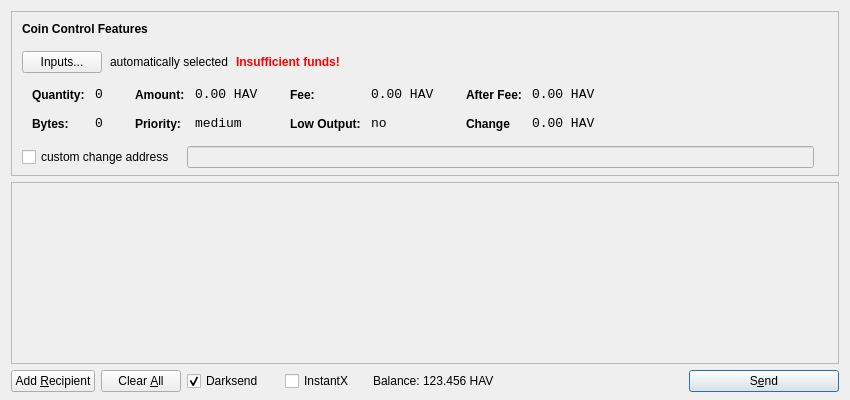
<?xml version="1.0" encoding="UTF-8"?>
<ui version="4.0">
 <class>SendCoinsDialog</class>
 <widget class="QDialog" name="SendCoinsDialog">
  <property name="geometry">
   <rect>
    <x>0</x>
    <y>0</y>
    <width>850</width>
    <height>400</height>
   </rect>
  </property>
  <property name="windowTitle">
   <string>Send Coins</string>
  </property>
  <layout class="QVBoxLayout" name="verticalLayout" stretch="0,1,0">
   <property name="bottomMargin">
    <number>8</number>
   </property>
   <item>
    <widget class="QFrame" name="frameCoinControl">
     <property name="sizePolicy">
      <sizepolicy hsizetype="Expanding" vsizetype="Expanding">
       <horstretch>0</horstretch>
       <verstretch>0</verstretch>
      </sizepolicy>
     </property>
     <property name="maximumSize">
      <size>
       <width>16777215</width>
       <height>16777215</height>
      </size>
     </property>
     <property name="frameShape">
      <enum>QFrame::StyledPanel</enum>
     </property>
     <property name="frameShadow">
      <enum>QFrame::Sunken</enum>
     </property>
     <layout class="QVBoxLayout" name="verticalLayoutCoinControl2">
      <property name="spacing">
       <number>-1</number>
      </property>
      <property name="leftMargin">
       <number>0</number>
      </property>
      <property name="topMargin">
       <number>0</number>
      </property>
      <property name="rightMargin">
       <number>0</number>
      </property>
      <property name="bottomMargin">
       <number>6</number>
      </property>
      <item>
       <layout class="QVBoxLayout" name="verticalLayoutCoinControl" stretch="0,0,0,0,1">
        <property name="spacing">
         <number>0</number>
        </property>
        <property name="leftMargin">
         <number>10</number>
        </property>
        <property name="topMargin">
         <number>10</number>
        </property>
        <item>
         <layout class="QHBoxLayout" name="horizontalLayoutCoinControl1">
          <property name="bottomMargin">
           <number>15</number>
          </property>
          <item>
           <widget class="QLabel" name="labelCoinControlFeatures">
            <property name="sizePolicy">
             <sizepolicy hsizetype="Preferred" vsizetype="Maximum">
              <horstretch>0</horstretch>
              <verstretch>0</verstretch>
             </sizepolicy>
            </property>
            <property name="font">
             <font>
              <weight>75</weight>
              <bold>true</bold>
             </font>
            </property>
            <property name="styleSheet">
             <string notr="true">font-weight:bold;</string>
            </property>
            <property name="text">
             <string>Coin Control Features</string>
            </property>
           </widget>
          </item>
         </layout>
        </item>
        <item>
         <layout class="QHBoxLayout" name="horizontalLayoutCoinControl2" stretch="0,0,0,0">
          <property name="spacing">
           <number>8</number>
          </property>
          <property name="bottomMargin">
           <number>10</number>
          </property>
          <item>
           <widget class="QPushButton" name="pushButtonCoinControl">
            <property name="styleSheet">
             <string notr="true"/>
            </property>
            <property name="text">
             <string>Inputs...</string>
            </property>
           </widget>
          </item>
          <item>
           <widget class="QLabel" name="labelCoinControlAutomaticallySelected">
            <property name="text">
             <string>automatically selected</string>
            </property>
            <property name="margin">
             <number>5</number>
            </property>
           </widget>
          </item>
          <item>
           <widget class="QLabel" name="labelCoinControlInsuffFunds">
            <property name="font">
             <font>
              <weight>75</weight>
              <bold>true</bold>
             </font>
            </property>
            <property name="styleSheet">
             <string notr="true">color:red;font-weight:bold;</string>
            </property>
            <property name="text">
             <string>Insufficient funds!</string>
            </property>
            <property name="margin">
             <number>5</number>
            </property>
           </widget>
          </item>
          <item>
           <spacer name="horizontalSpacerCoinControl">
            <property name="orientation">
             <enum>Qt::Horizontal</enum>
            </property>
            <property name="sizeHint" stdset="0">
             <size>
              <width>40</width>
              <height>1</height>
             </size>
            </property>
           </spacer>
          </item>
         </layout>
        </item>
        <item>
         <widget class="QWidget" name="widgetCoinControl" native="true">
          <property name="sizePolicy">
           <sizepolicy hsizetype="Preferred" vsizetype="Preferred">
            <horstretch>0</horstretch>
            <verstretch>0</verstretch>
           </sizepolicy>
          </property>
          <property name="minimumSize">
           <size>
            <width>0</width>
            <height>0</height>
           </size>
          </property>
          <property name="styleSheet">
           <string notr="true"/>
          </property>
          <layout class="QHBoxLayout" name="horizontalLayoutCoinControl5">
           <property name="margin">
            <number>0</number>
           </property>
           <item>
            <layout class="QHBoxLayout" name="horizontalLayoutCoinControl3" stretch="0,0,0,1">
             <property name="spacing">
              <number>20</number>
             </property>
             <property name="topMargin">
              <number>0</number>
             </property>
             <property name="bottomMargin">
              <number>10</number>
             </property>
             <item>
              <layout class="QFormLayout" name="formLayoutCoinControl1">
               <property name="horizontalSpacing">
                <number>10</number>
               </property>
               <property name="verticalSpacing">
                <number>14</number>
               </property>
               <property name="leftMargin">
                <number>10</number>
               </property>
               <property name="topMargin">
                <number>4</number>
               </property>
               <property name="rightMargin">
                <number>6</number>
               </property>
               <item row="0" column="0">
                <widget class="QLabel" name="labelCoinControlQuantityText">
                 <property name="styleSheet">
                  <string notr="true">font-weight:bold;</string>
                 </property>
                 <property name="text">
                  <string>Quantity:</string>
                 </property>
                 <property name="margin">
                  <number>0</number>
                 </property>
                </widget>
               </item>
               <item row="0" column="1">
                <widget class="QLabel" name="labelCoinControlQuantity">
                 <property name="font">
                  <font>
                   <family>Monospace</family>
                   <pointsize>10</pointsize>
                  </font>
                 </property>
                 <property name="cursor">
                  <cursorShape>IBeamCursor</cursorShape>
                 </property>
                 <property name="contextMenuPolicy">
                  <enum>Qt::ActionsContextMenu</enum>
                 </property>
                 <property name="text">
                  <string>0</string>
                 </property>
                 <property name="margin">
                  <number>0</number>
                 </property>
                 <property name="textInteractionFlags">
                  <set>Qt::LinksAccessibleByMouse|Qt::TextSelectableByKeyboard|Qt::TextSelectableByMouse</set>
                 </property>
                </widget>
               </item>
               <item row="1" column="0">
                <widget class="QLabel" name="labelCoinControlBytesText">
                 <property name="styleSheet">
                  <string notr="true">font-weight:bold;</string>
                 </property>
                 <property name="text">
                  <string>Bytes:</string>
                 </property>
                </widget>
               </item>
               <item row="1" column="1">
                <widget class="QLabel" name="labelCoinControlBytes">
                 <property name="font">
                  <font>
                   <family>Monospace</family>
                   <pointsize>10</pointsize>
                  </font>
                 </property>
                 <property name="cursor">
                  <cursorShape>IBeamCursor</cursorShape>
                 </property>
                 <property name="contextMenuPolicy">
                  <enum>Qt::ActionsContextMenu</enum>
                 </property>
                 <property name="text">
                  <string>0</string>
                 </property>
                 <property name="textInteractionFlags">
                  <set>Qt::LinksAccessibleByMouse|Qt::TextSelectableByKeyboard|Qt::TextSelectableByMouse</set>
                 </property>
                </widget>
               </item>
              </layout>
             </item>
             <item>
              <layout class="QFormLayout" name="formLayoutCoinControl2">
               <property name="horizontalSpacing">
                <number>10</number>
               </property>
               <property name="verticalSpacing">
                <number>14</number>
               </property>
               <property name="leftMargin">
                <number>6</number>
               </property>
               <property name="topMargin">
                <number>4</number>
               </property>
               <property name="rightMargin">
                <number>6</number>
               </property>
               <item row="0" column="0">
                <widget class="QLabel" name="labelCoinControlAmountText">
                 <property name="styleSheet">
                  <string notr="true">font-weight:bold;</string>
                 </property>
                 <property name="text">
                  <string>Amount:</string>
                 </property>
                 <property name="margin">
                  <number>0</number>
                 </property>
                </widget>
               </item>
               <item row="0" column="1">
                <widget class="QLabel" name="labelCoinControlAmount">
                 <property name="font">
                  <font>
                   <family>Monospace</family>
                   <pointsize>10</pointsize>
                  </font>
                 </property>
                 <property name="cursor">
                  <cursorShape>IBeamCursor</cursorShape>
                 </property>
                 <property name="contextMenuPolicy">
                  <enum>Qt::ActionsContextMenu</enum>
                 </property>
                 <property name="text">
                  <string>0.00 HAV</string>
                 </property>
                 <property name="textInteractionFlags">
                  <set>Qt::LinksAccessibleByMouse|Qt::TextSelectableByKeyboard|Qt::TextSelectableByMouse</set>
                 </property>
                </widget>
               </item>
               <item row="1" column="0">
                <widget class="QLabel" name="labelCoinControlPriorityText">
                 <property name="styleSheet">
                  <string notr="true">font-weight:bold;</string>
                 </property>
                 <property name="text">
                  <string>Priority:</string>
                 </property>
                </widget>
               </item>
               <item row="1" column="1">
                <widget class="QLabel" name="labelCoinControlPriority">
                 <property name="font">
                  <font>
                   <family>Monospace</family>
                   <pointsize>10</pointsize>
                  </font>
                 </property>
                 <property name="cursor">
                  <cursorShape>IBeamCursor</cursorShape>
                 </property>
                 <property name="contextMenuPolicy">
                  <enum>Qt::ActionsContextMenu</enum>
                 </property>
                 <property name="text">
                  <string>medium</string>
                 </property>
                 <property name="textInteractionFlags">
                  <set>Qt::LinksAccessibleByMouse|Qt::TextSelectableByKeyboard|Qt::TextSelectableByMouse</set>
                 </property>
                </widget>
               </item>
              </layout>
             </item>
             <item>
              <layout class="QFormLayout" name="formLayoutCoinControl3">
               <property name="horizontalSpacing">
                <number>10</number>
               </property>
               <property name="verticalSpacing">
                <number>14</number>
               </property>
               <property name="leftMargin">
                <number>6</number>
               </property>
               <property name="topMargin">
                <number>4</number>
               </property>
               <property name="rightMargin">
                <number>6</number>
               </property>
               <item row="0" column="0">
                <widget class="QLabel" name="labelCoinControlFeeText">
                 <property name="styleSheet">
                  <string notr="true">font-weight:bold;</string>
                 </property>
                 <property name="text">
                  <string>Fee:</string>
                 </property>
                 <property name="margin">
                  <number>0</number>
                 </property>
                </widget>
               </item>
               <item row="0" column="1">
                <widget class="QLabel" name="labelCoinControlFee">
                 <property name="font">
                  <font>
                   <family>Monospace</family>
                   <pointsize>10</pointsize>
                  </font>
                 </property>
                 <property name="cursor">
                  <cursorShape>IBeamCursor</cursorShape>
                 </property>
                 <property name="contextMenuPolicy">
                  <enum>Qt::ActionsContextMenu</enum>
                 </property>
                 <property name="text">
                  <string>0.00 HAV</string>
                 </property>
                 <property name="textInteractionFlags">
                  <set>Qt::LinksAccessibleByMouse|Qt::TextSelectableByKeyboard|Qt::TextSelectableByMouse</set>
                 </property>
                </widget>
               </item>
               <item row="1" column="0">
                <widget class="QLabel" name="labelCoinControlLowOutputText">
                 <property name="styleSheet">
                  <string notr="true">font-weight:bold;</string>
                 </property>
                 <property name="text">
                  <string>Low Output:</string>
                 </property>
                </widget>
               </item>
               <item row="1" column="1">
                <widget class="QLabel" name="labelCoinControlLowOutput">
                 <property name="font">
                  <font>
                   <family>Monospace</family>
                   <pointsize>10</pointsize>
                  </font>
                 </property>
                 <property name="cursor">
                  <cursorShape>IBeamCursor</cursorShape>
                 </property>
                 <property name="contextMenuPolicy">
                  <enum>Qt::ActionsContextMenu</enum>
                 </property>
                 <property name="text">
                  <string>no</string>
                 </property>
                 <property name="textInteractionFlags">
                  <set>Qt::LinksAccessibleByMouse|Qt::TextSelectableByKeyboard|Qt::TextSelectableByMouse</set>
                 </property>
                </widget>
               </item>
              </layout>
             </item>
             <item>
              <layout class="QFormLayout" name="formLayoutCoinControl4">
               <property name="horizontalSpacing">
                <number>10</number>
               </property>
               <property name="verticalSpacing">
                <number>14</number>
               </property>
               <property name="leftMargin">
                <number>6</number>
               </property>
               <property name="topMargin">
                <number>4</number>
               </property>
               <property name="rightMargin">
                <number>6</number>
               </property>
               <item row="0" column="0">
                <widget class="QLabel" name="labelCoinControlAfterFeeText">
                 <property name="styleSheet">
                  <string notr="true">font-weight:bold;</string>
                 </property>
                 <property name="text">
                  <string>After Fee:</string>
                 </property>
                 <property name="margin">
                  <number>0</number>
                 </property>
                </widget>
               </item>
               <item row="0" column="1">
                <widget class="QLabel" name="labelCoinControlAfterFee">
                 <property name="font">
                  <font>
                   <family>Monospace</family>
                   <pointsize>10</pointsize>
                  </font>
                 </property>
                 <property name="cursor">
                  <cursorShape>IBeamCursor</cursorShape>
                 </property>
                 <property name="contextMenuPolicy">
                  <enum>Qt::ActionsContextMenu</enum>
                 </property>
                 <property name="text">
                  <string>0.00 HAV</string>
                 </property>
                 <property name="textInteractionFlags">
                  <set>Qt::LinksAccessibleByMouse|Qt::TextSelectableByKeyboard|Qt::TextSelectableByMouse</set>
                 </property>
                </widget>
               </item>
               <item row="1" column="0">
                <widget class="QLabel" name="labelCoinControlChangeText">
                 <property name="styleSheet">
                  <string notr="true">font-weight:bold;</string>
                 </property>
                 <property name="text">
                  <string>Change</string>
                 </property>
                </widget>
               </item>
               <item row="1" column="1">
                <widget class="QLabel" name="labelCoinControlChange">
                 <property name="font">
                  <font>
                   <family>Monospace</family>
                   <pointsize>10</pointsize>
                  </font>
                 </property>
                 <property name="cursor">
                  <cursorShape>IBeamCursor</cursorShape>
                 </property>
                 <property name="contextMenuPolicy">
                  <enum>Qt::ActionsContextMenu</enum>
                 </property>
                 <property name="text">
                  <string>0.00 HAV</string>
                 </property>
                 <property name="textInteractionFlags">
                  <set>Qt::LinksAccessibleByMouse|Qt::TextSelectableByKeyboard|Qt::TextSelectableByMouse</set>
                 </property>
                </widget>
               </item>
              </layout>
             </item>
            </layout>
           </item>
          </layout>
         </widget>
        </item>
        <item>
         <layout class="QHBoxLayout" name="horizontalLayoutCoinControl4" stretch="0,0,0">
          <property name="spacing">
           <number>12</number>
          </property>
          <property name="sizeConstraint">
           <enum>QLayout::SetDefaultConstraint</enum>
          </property>
          <property name="topMargin">
           <number>5</number>
          </property>
          <property name="rightMargin">
           <number>5</number>
          </property>
          <item>
           <widget class="QCheckBox" name="checkBoxCoinControlChange">
            <property name="text">
             <string>custom change address</string>
            </property>
           </widget>
          </item>
          <item>
           <widget class="QLineEdit" name="lineEditCoinControlChange">
            <property name="enabled">
             <bool>false</bool>
            </property>
            <property name="sizePolicy">
             <sizepolicy hsizetype="Expanding" vsizetype="Fixed">
              <horstretch>0</horstretch>
              <verstretch>0</verstretch>
             </sizepolicy>
            </property>
           </widget>
          </item>
          <item>
           <widget class="QLabel" name="labelCoinControlChangeLabel">
            <property name="sizePolicy">
             <sizepolicy hsizetype="Preferred" vsizetype="Expanding">
              <horstretch>0</horstretch>
              <verstretch>0</verstretch>
             </sizepolicy>
            </property>
            <property name="minimumSize">
             <size>
              <width>0</width>
              <height>0</height>
             </size>
            </property>
            <property name="text">
             <string/>
            </property>
            <property name="margin">
             <number>3</number>
            </property>
           </widget>
          </item>
         </layout>
        </item>
        <item>
         <spacer name="verticalSpacerCoinControl">
          <property name="orientation">
           <enum>Qt::Vertical</enum>
          </property>
          <property name="sizeHint" stdset="0">
           <size>
            <width>800</width>
            <height>1</height>
           </size>
          </property>
         </spacer>
        </item>
       </layout>
      </item>
     </layout>
    </widget>
   </item>
   <item>
    <widget class="QScrollArea" name="scrollArea">
     <property name="widgetResizable">
      <bool>true</bool>
     </property>
     <widget class="QWidget" name="scrollAreaWidgetContents">
      <property name="geometry">
       <rect>
        <x>0</x>
        <y>0</y>
        <width>830</width>
        <height>165</height>
       </rect>
      </property>
      <layout class="QVBoxLayout" name="verticalLayout_2">
       <property name="margin">
        <number>0</number>
       </property>
       <item>
        <layout class="QVBoxLayout" name="entries">
         <property name="spacing">
          <number>6</number>
         </property>
        </layout>
       </item>
       <item>
        <spacer name="verticalSpacer">
         <property name="orientation">
          <enum>Qt::Vertical</enum>
         </property>
         <property name="sizeHint" stdset="0">
          <size>
           <width>20</width>
           <height>40</height>
          </size>
         </property>
        </spacer>
       </item>
      </layout>
     </widget>
    </widget>
   </item>
   <item>
    <layout class="QHBoxLayout" name="horizontalLayout">
     <item>
      <widget class="QPushButton" name="addButton">
       <property name="toolTip">
        <string>Send to multiple recipients at once</string>
       </property>
       <property name="text">
        <string>Add &amp;Recipient</string>
       </property>
       <property name="autoDefault">
        <bool>false</bool>
       </property>
      </widget>
     </item>
     <item>
      <widget class="QPushButton" name="clearButton">
       <property name="sizePolicy">
        <sizepolicy hsizetype="Minimum" vsizetype="Fixed">
         <horstretch>0</horstretch>
         <verstretch>0</verstretch>
        </sizepolicy>
       </property>
       <property name="toolTip">
        <string>Remove all transaction fields</string>
       </property>
       <property name="text">
        <string>Clear &amp;All</string>
       </property>
       <property name="autoRepeatDelay">
        <number>300</number>
       </property>
       <property name="autoDefault">
        <bool>false</bool>
       </property>
      </widget>
     </item>
     <item>
      <layout class="QHBoxLayout" name="horizontalLayout_2">
       <property name="spacing">
        <number>3</number>
       </property>
        <item>
        <widget class="QCheckBox" name="checkUseDarksend">
         <property name="minimumSize">
          <size>
           <width>95</width>
           <height>0</height>
          </size>
         </property>
         <property name="text">
          <string>Darksend</string>
         </property>
         <property name="checked">
          <bool>true</bool>
         </property>
        </widget>
       </item>
       <item>
        <widget class="QCheckBox" name="checkInstantX">
         <property name="enabled">
          <bool>true</bool>
         </property>
         <property name="minimumSize">
          <size>
           <width>85</width>
           <height>0</height>
          </size>
         </property>
         <property name="text">
          <string>InstantX</string>
         </property>
        </widget>
       </item>
       <item>
        <widget class="QLabel" name="label">
         <property name="sizePolicy">
          <sizepolicy hsizetype="Preferred" vsizetype="Fixed">
           <horstretch>0</horstretch>
           <verstretch>0</verstretch>
          </sizepolicy>
         </property>
         <property name="text">
          <string>Balance:</string>
         </property>
        </widget>
       </item>
       <item>
        <widget class="QLabel" name="labelBalance">
         <property name="sizePolicy">
          <sizepolicy hsizetype="Preferred" vsizetype="Fixed">
           <horstretch>0</horstretch>
           <verstretch>0</verstretch>
          </sizepolicy>
         </property>
         <property name="cursor">
          <cursorShape>IBeamCursor</cursorShape>
         </property>
         <property name="text">
          <string>123.456 HAV</string>
         </property>
         <property name="textInteractionFlags">
          <set>Qt::LinksAccessibleByMouse|Qt::TextSelectableByKeyboard|Qt::TextSelectableByMouse</set>
         </property>
        </widget>
       </item>
      </layout>
     </item>
     <item>
      <spacer name="horizontalSpacer">
       <property name="orientation">
        <enum>Qt::Horizontal</enum>
       </property>
       <property name="sizeHint" stdset="0">
        <size>
         <width>40</width>
         <height>20</height>
        </size>
       </property>
      </spacer>
     </item>
     <item>
      <widget class="QPushButton" name="sendButton">
       <property name="minimumSize">
        <size>
         <width>150</width>
         <height>0</height>
        </size>
       </property>
       <property name="toolTip">
        <string>Confirm the send action</string>
       </property>
       <property name="text">
        <string>S&amp;end</string>
       </property>
       <property name="icon">
        <iconset resource="../bitcoin.qrc">
         <normaloff>:/icons/send</normaloff>:/icons/send</iconset>
       </property>
       <property name="default">
        <bool>true</bool>
       </property>
      </widget>
     </item>
    </layout>
   </item>
  </layout>
 </widget>
 <resources>
  <include location="../bitcoin.qrc"/>
 </resources>
 <connections/>
</ui>
